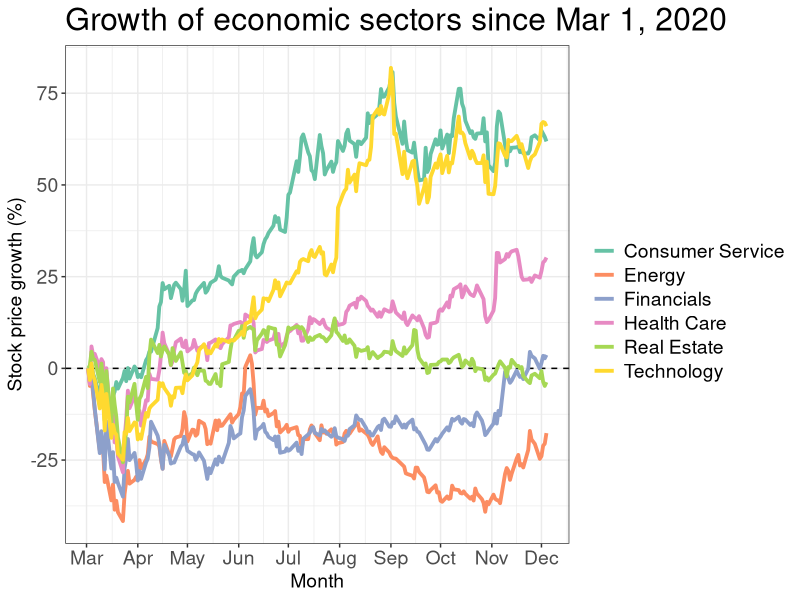

Here is the R script that generated this plot:
energy <- read.csv("XOM.csv")
technology <- read.csv("AAPL.csv")
financials <- read.csv("JPM.csv")
real_estate <- read.csv("AMT.csv")
consumer <- read.csv("AMZN.csv")
health_care <- read.csv("UNH.csv")

library(ggplot2)
library(dplyr)
library(tidyr)

roznice_akcji <- inner_join(select(energy,Date,Adj.Close),select(technology,Date,Adj.Close),by = "Date")
joined_1 <- select(energy,Date,Adj.Close) %>% right_join(select(technology,Date,Adj.Close),by = "Date")  %>% right_join(select(financials,Date,Adj.Close),by = "Date") 
colnames(joined_1) <- c("Date","Energy","Technology","Financials")
joined_2 <- select(real_estate,Date,Adj.Close)  %>% right_join(select(consumer,Date,Adj.Close),by = "Date") %>% right_join(select(health_care,Date,Adj.Close),by = "Date")
colnames(joined_2) <- c("Date","Real_estate","Consumer_service","Health_care")
joined <- as.data.frame(inner_join(joined_1,joined_2,by="Date"))

firsts = c()

for(colname in colnames(joined)[-1]){
  firsts <- c(firsts,unlist(joined[colname])[1])
}
firsts <- as.numeric(firsts)
diffs <- joined %>% 
  mutate(Energy = 100*Energy/firsts[1], Technology = 100*Technology/firsts[2], Financials = 100*Financials/firsts[3], Real_estate= 100*Real_estate/firsts[4],Consumer_service=100*Consumer_service/firsts[5],Health_care=100*Health_care/firsts[6])

diffs_long <- gather(diffs,sector,change,Energy,Technology,Financials,Real_estate,Consumer_service,Health_care)

wykres <- ggplot(diffs_long, aes(x = as.Date(Date))) + 
  geom_hline(yintercept=0, linetype="dashed")+
  geom_line(aes(y= change-100,color = sector), size=1.3) + 
  scale_x_date(breaks = "1 month",date_labels = "%b" ) +
  scale_colour_brewer("", palette="Set2",labels=c("Consumer Service","Energy","Financials","Health Care","Real Estate","Technology")) + 
  labs(title = "Growth of economic sectors since Mar 1, 2020 ", x="Month", y="Stock price growth (%)")+theme_bw() + 
  theme(title = element_text(size = 19),axis.title = element_text(size=14),
        axis.text=element_text(size=14),
        legend.text=element_text(size=14))+
  scale_y_continuous(breaks=c(-25,0, 25, 50, 75))
wykres
